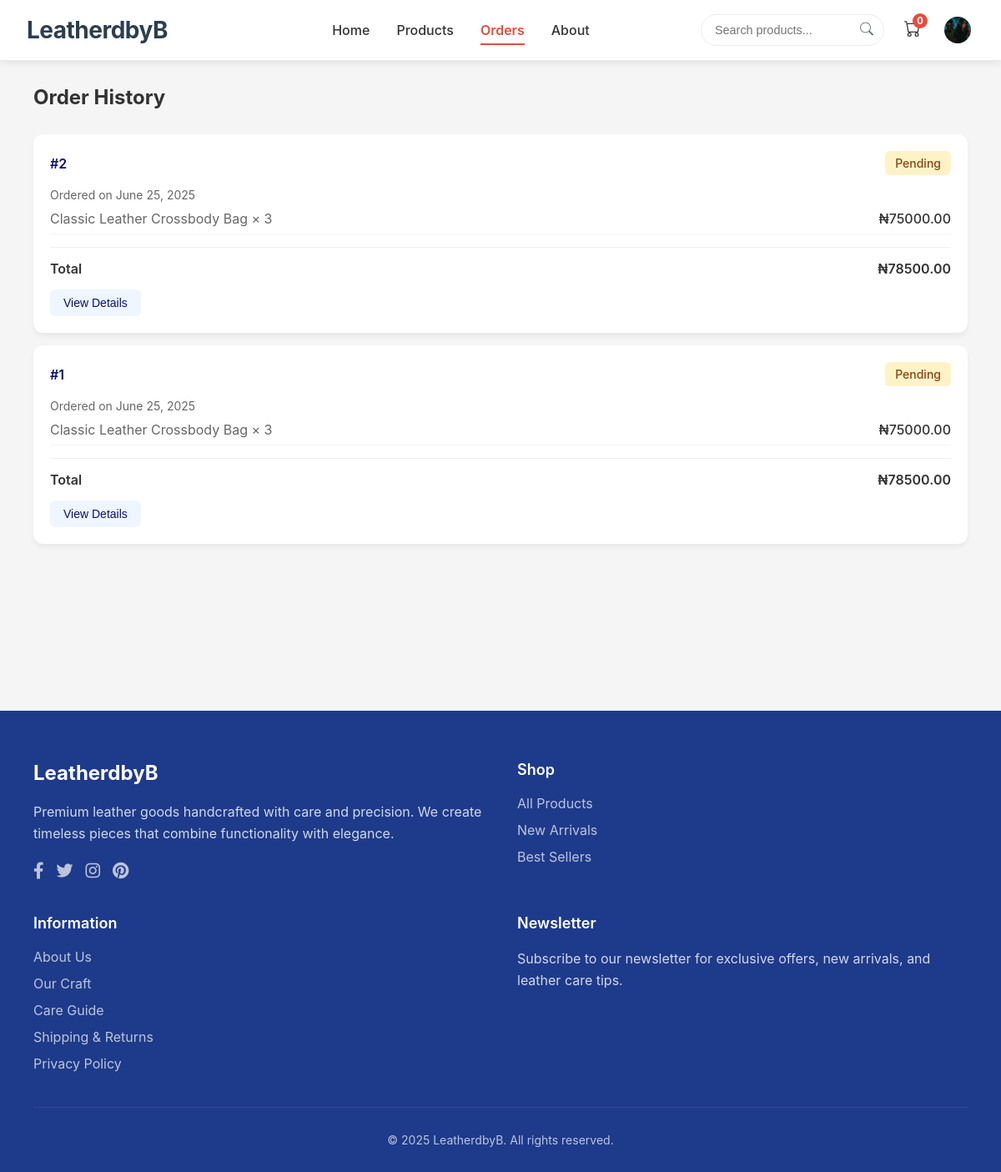
Before: /account/orders/ (signed in) with the older database file.
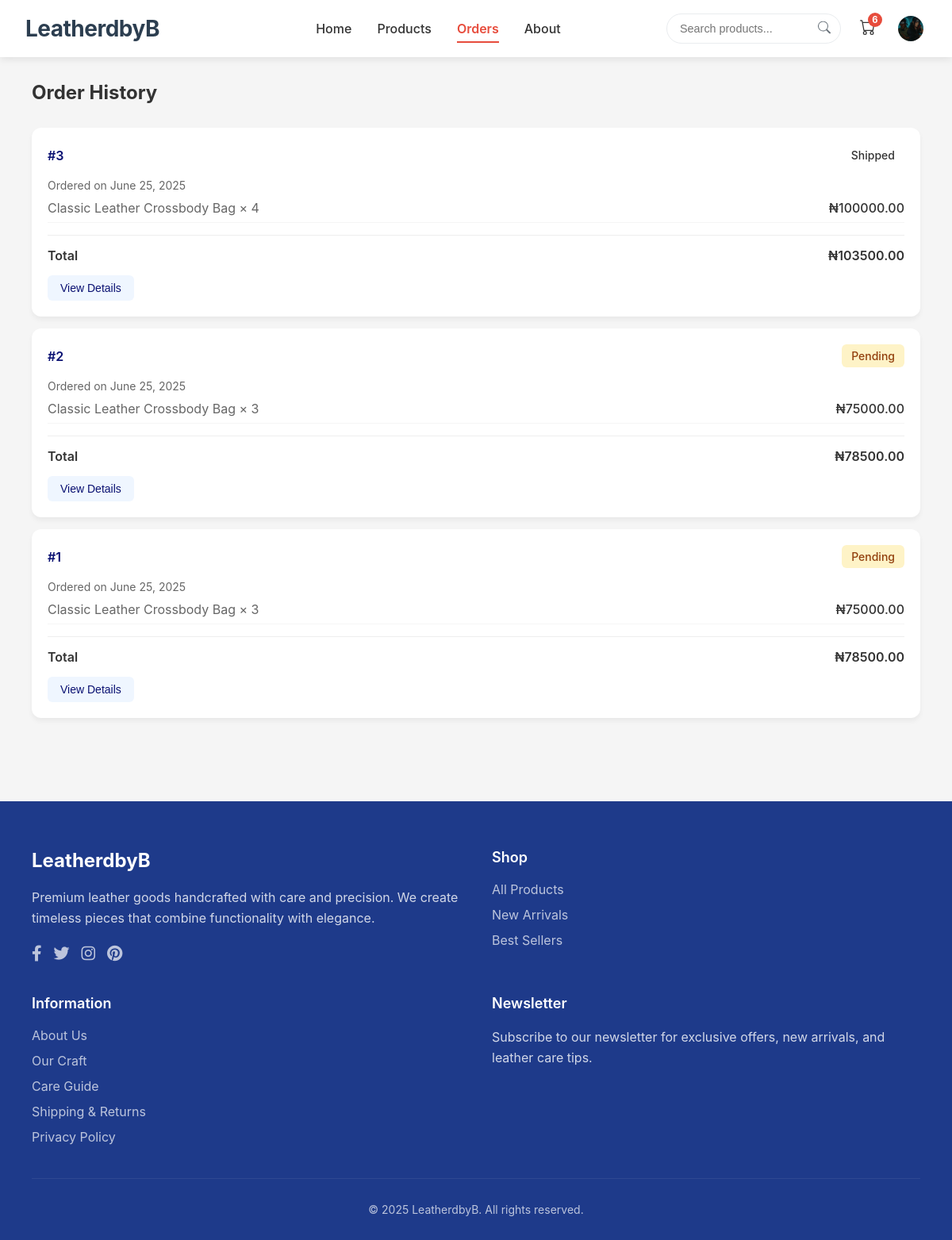
After: the same page with the newer database file.
### core/models.py (models this page shows, shortened)
class Order(models.Model):
    user = models.ForeignKey(User, on_delete=models.CASCADE)
    address = models.ForeignKey(Address, on_delete=models.SET_NULL, null=True)
    total = models.DecimalField(max_digits=10, decimal_places=2)
    shipping = models.DecimalField(max_digits=10, decimal_places=2, default=2000)
    tax = models.DecimalField(max_digits=10, decimal_places=2, default=1500)
    created_at = models.DateTimeField(auto_now_add=True)
    class Status(models.TextChoices):
        PENDING = 'pending', _('Pending')
        PROCESSING = 'processing', _('Processing')
        SHIPPED = 'shipped', _('Shipped')
        DELIVERED = 'delivered', _('Delivered')
        CANCELLED = 'cancelled', _('Cancelled')
    status = models.CharField(
        max_length=20,
        choices=Status.choices,
        default=Status.PENDING
    )

class OrderItem(models.Model):
    order = models.ForeignKey(Order, related_name='items', on_delete=models.CASCADE)
    product = models.ForeignKey(Product, on_delete=models.SET_NULL, null=True)
    quantity = models.PositiveIntegerField()
    price = models.DecimalField(max_digits=10, decimal_places=2)
    @property
    def total_price(self):
        return self.price * self.quantity

class Product(models.Model):
    name = models.CharField(max_length=200)
    description = models.TextField()
    slug = models.SlugField(unique=True, blank=True)
    price = models.DecimalField(max_digits=10, decimal_places=2)
    category = models.ForeignKey(Category, on_delete=models.CASCADE)
    stock = models.PositiveIntegerField(default=0)
    rating = models.FloatField(default=0)
    sku = models.CharField(max_length=50, unique=True)
    featured = models.BooleanField(default=False)  # ✅ Add this line
    created_at = models.DateTimeField(auto_now_add=True)
    featured = models.BooleanField(default=False)
    updated_at = models.DateTimeField(auto_now=True)

### core/views.py (the view)
@login_required
def order_history(request):
    orders = Order.objects.filter(user=request.user).order_by('-created_at')
    context = {
        'orders': orders,
    }
    return render(request, 'orders/history.html', context)

### core/context_processors.py (called while the page is built)
def cart_context(request):
    cart = None
    total_items = 0
    if request.user.is_authenticated:
        cart = Cart.objects.filter(user=request.user).first()
    elif request.session.session_key:
        cart = Cart.objects.filter(session_key=request.session.session_key).first()
    if cart:
        total_items = cart.total_items
    return {'cart': cart, 'cart_total_items': total_items}

### core/models.py (called while the page is built)
    @property
    def total_items(self):
        return self.items.aggregate(total=models.Sum('quantity'))['total'] or 0

### core/templates/orders/history.html (shortened to what this page needs)
{% extends "base.html" %}
{% load static %}
{% block content %}
<div id="history" class="page">
    <h2 class="mb-30">Order History</h2>
    {% for order in orders %}
    <div class="history-item">
        <div class="order-header">
            <span class="order-id">#{{ order.id }}</span>
            <span class="order-status status-{{ order.status }}">
                {{ order.get_status_display }}
            </span>
        </div>
        <div class="order-date">Ordered on {{ order.created_at|date:"F j, Y" }}</div>
        <div class="order-items">
            {% for item in order.items.all %}
            <div class="order-item">
                <span class="order-item-name">{{ item.product.name }} × {{ item.quantity }}</span>
                <span class="order-item-price">₦{{ item.total_price|floatformat:2 }}</span>
            </div>
            {% endfor %}
        </div>
        <div class="order-total">
            <span>Total</span>
            <span>₦{{ order.total|floatformat:2 }}</span>
        </div>
        <div class="order-actions">
            <button class="action-btn reorder-btn" onclick="window.location.href='{% url 'order_detail' order.id %}'">
                View Details
            </button>
        </div>
    </div>
    {% endfor %}
</div>
{% endblock %}

### core/templates/includes/header.html (shortened to what this page needs)
<nav class="main-nav">
    <div class="nav-brand">
        <a href="{% url 'home' %}" class="logo">LeatherdbyB</a>
    </div>
    <div class="nav-primary">
        <a class="nav-item {% if request.path == '/' %}active{% endif %}" href="{% url 'home' %}">Home</a>
        <a class="nav-item {% if request.path == '/products/' %}active{% endif %}" href="{% url 'product_list' %}">Products</a>
        <a class="nav-item {% if request.path == '/account/orders/' %}active{% endif %}" href="{% url 'order_history' %}">Orders</a>
        <a class="nav-item {% if request.path == '/about/' %}active{% endif %}" href="{% url 'about' %}">About</a>
    </div>
    <div class="nav-secondary">
        <div class="search-container">
            <form method="GET" action="{% url 'product_list' %}" class="search-form">
                <input type="text" class="search-input" name="search" placeholder="Search products..."
                       value="{{ request.GET.search }}" aria-label="Search products">
                <button type="submit" class="search-button" aria-label="Submit search">
                    <svg xmlns="http://www.w3.org/2000/svg" width="16" height="16" fill="currentColor" viewBox="0 0 16 16">
                        <path d="M11.742 10.344a6.5 6.5 0 1 0-1.397 1.398h-.001c.03.04.062.078.098.115l3.85 3.85a1 1 0 0 0 1.415-1.414l-3.85-3.85a1.007 1.007 0 0 0-.115-.1zM12 6.5a5.5 5.5 0 1 1-11 0 5.5 5.5 0 0 1 11 0z"/>
                    </svg>
                </button>
            </form>
        </div>
        <div class="cart-container" onclick="window.location.href='{% url 'cart_detail' %}'">
            <div class="cart-icon">
                <span class="cart-badge">{{ cart_total_items }}</span>
            </div>
        </div>
        <div class="account-dropdown">
            <button class="account-toggle" aria-label="Account menu">
                {% if request.user.is_authenticated %}
                    {% if request.user.userprofile.profile_image %}
                        <img src="{{ request.user.userprofile.profile_image.url }}" alt="Profile" class="account-avatar">
                    {% endif %}
                {% endif %}
            </button>
        </div>
    </div>
</nav>

Changed rows visible on the page:
added Order: id "3", status "Shipped", created_at "June 25, 2025", total "103500.00"
added OrderItem: product.name "Classic Leather Crossbody Bag", quantity "4", total_price "100000.00", shown under "3"
Other visible differences:
{{ cart_total_items }}: "0" → "6"
